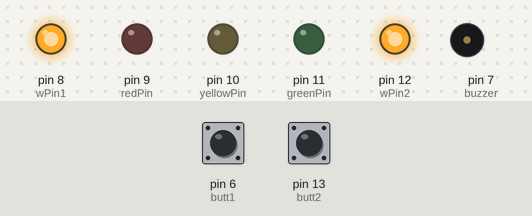
The sketch below on a simulated Arduino Uno, built with avr-gcc and run on an emulated ATmega328P. Shown: output pins drawn as LEDs (lit = HIGH), buzzer (waves = sounding, pin HIGH). The inputs (shaded band) are chosen by the test bench; at power-on: pin 6 (butt1) HIGH, pin 13 (butt2) HIGH. Random numbers use the default seed unless the sketch sets one.

Above: at 6.8 s.
6.9 s: pin 6 (butt1) pulled LOW for 0.2 s
At 8.3 s:
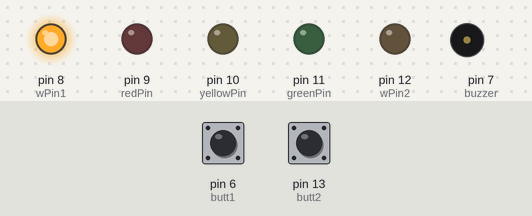
At 9.5 s:
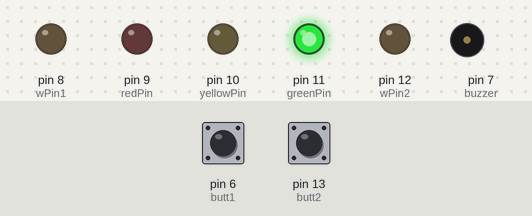
10.1 s: pin 13 (butt2) pulled LOW for 3.2 s
At 18.0 s:
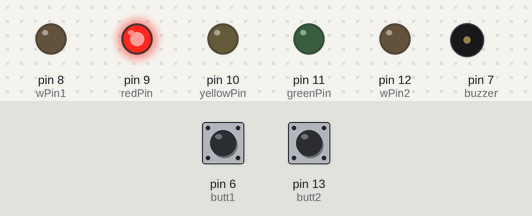
Timing chart, 0 to 20.8 s (numbered marks = the images above; inputs shaded):
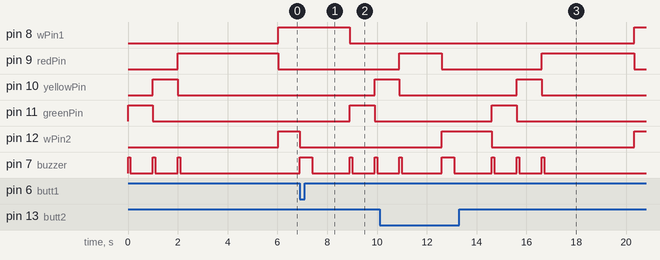

Measured:
- after the input at 6.9 s, pin 8 (wPin1): HIGH → LOW after 2.0 s; pin 10 (yellowPin): LOW → HIGH after 3.0 s; pin 11 (greenPin): LOW → HIGH after 2.0 s, → LOW 1.0 s later; pin 12 (wPin2): HIGH → LOW at once; pin 7 (buzzer): goes HIGH 0.50 s, LOW 1.5 s, HIGH 0.10 s, LOW 0.90 s, HIGH 0.10 s, then LOW, starting at once
- after the input at 10.1 s, pin 11 (greenPin): LOW → HIGH after 4.5 s, → LOW 1.0 s later
- by itself, pin 7 (buzzer): alternates HIGH for 0.10 s and LOW for 0.90 s, 6 changes in all, then stays LOW

The sketch:

buzzer_spiel.ino
```cpp
int redPin = 9;
int yellowPin = 10;
int greenPin = 11;
int wPin1 = 8;
int wPin2 = 12;
int butt1 = 6;
int butt2 = 13;
int buzzer = 7;
bool buttPressed = 0;

void setup() {
  pinMode(wPin1, OUTPUT);
  pinMode(greenPin, OUTPUT);
  pinMode(yellowPin, OUTPUT);
  pinMode(redPin, OUTPUT);
  pinMode(wPin2, OUTPUT);

  pinMode(butt1, INPUT_PULLUP);
  pinMode(butt2, INPUT_PULLUP);

  pinMode(buzzer, OUTPUT);

  randomSeed(analogRead(A0));


}

void loop() {
  digitalWrite(greenPin, HIGH);
  digitalWrite(buzzer, HIGH);
  delay(100);
  digitalWrite(buzzer, LOW);
  delay(900);
  digitalWrite(greenPin, LOW);

  digitalWrite(yellowPin, HIGH);
  digitalWrite(buzzer, HIGH);
  delay(100);
  digitalWrite(buzzer, LOW);
  delay(900);
  digitalWrite(yellowPin, LOW);

  digitalWrite(redPin, HIGH);
  digitalWrite(buzzer, HIGH);
  delay(100);
  digitalWrite(buzzer, LOW);
  delay(random(900, 4901));
  digitalWrite(redPin, LOW);


  while(buttPressed == 0){
    digitalWrite(wPin1, HIGH);
    digitalWrite(wPin2, HIGH);
    if(digitalRead(butt1) == 0){
      buttPressed = 1;
      digitalWrite(wPin2, LOW);
    }
    else if(digitalRead(butt2) == 0){
      buttPressed = 1;
      digitalWrite(wPin1, LOW);
    }

  }
  digitalWrite(buzzer, HIGH);
  delay(500);
  digitalWrite(buzzer, LOW);
  delay(1500);
  digitalWrite(wPin1, LOW);
  digitalWrite(wPin2, LOW);
  buttPressed = 0;


}
```
